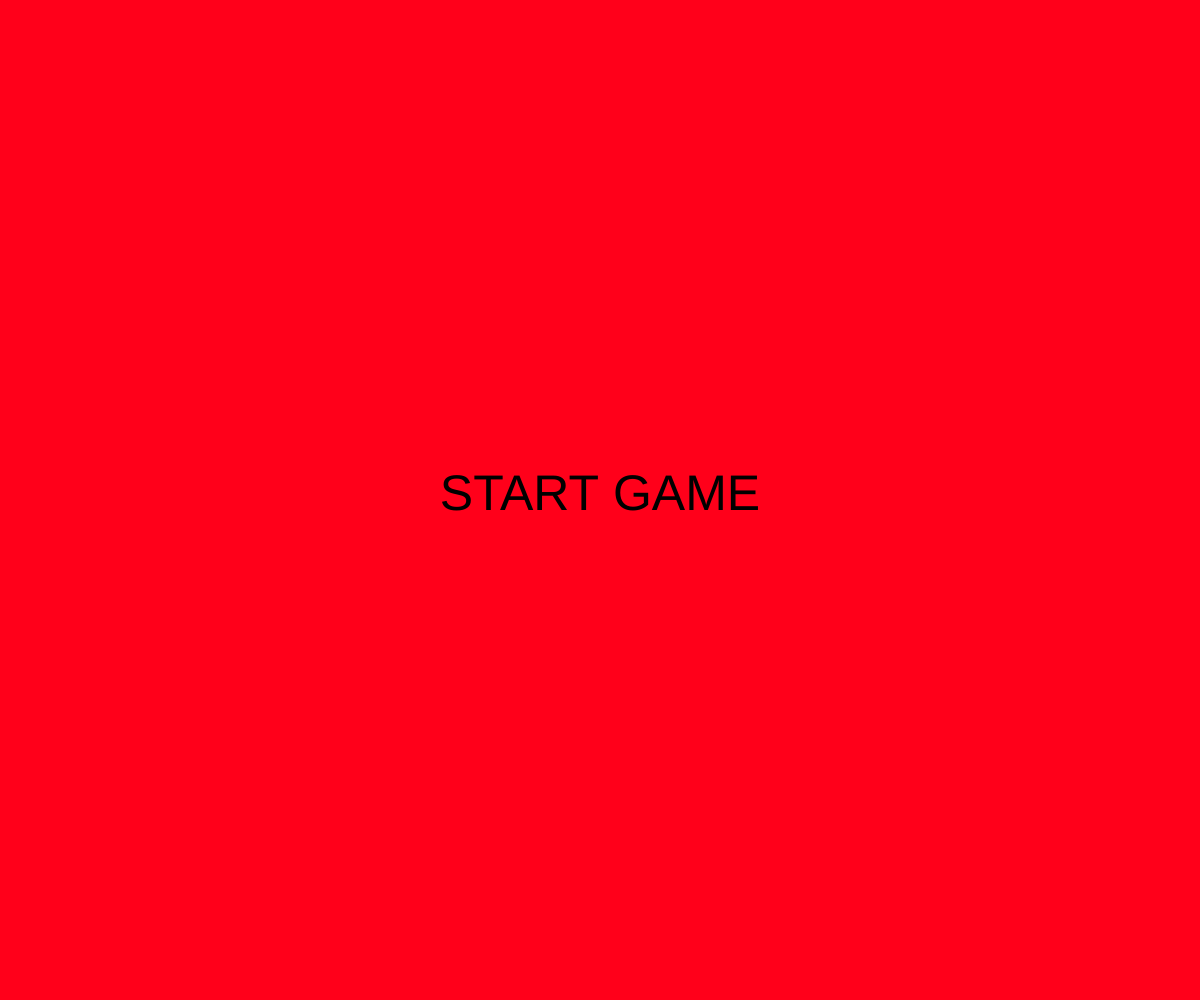
Frame 1 (no input)
Frame 60 (no input): identical to frame 1, image omitted
Frame 120 (the mouse pressed at the canvas centre since frame 60): identical to frame 1, image omitted

The p5.js sketch that drew this single still picture (run headless with seeded random() and noise() and a simulated clock; from frame 60 on, the mouse is pressed at the canvas centre):

// p5.js sketch
// ── sketch.js

function setup() {
  createCanvas(windowWidth, windowHeight);

  playButton = createButton("Start Game")
}

function draw() {
  background('rgb(100%, 0%, 10%)');

  textAlign(CENTER);
  textSize(50);
  text('START GAME', width / 2, height / 2 + 10);
}  

function windowResized() {
  resizeCanvas(windowWidth, windowHeight);
}
